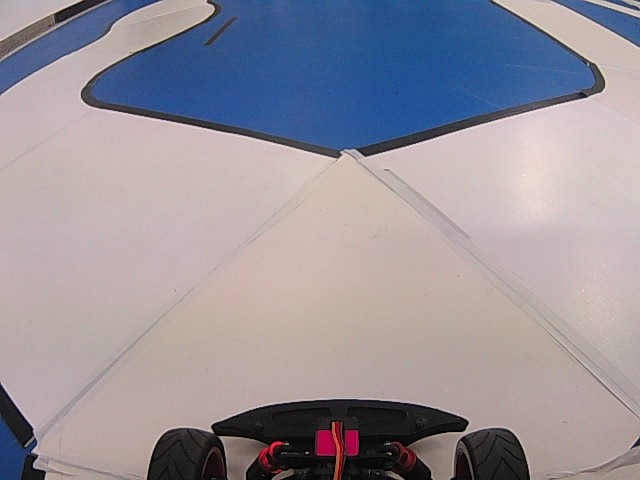
#> input picture bd_img/WIN_20231126_20_59_29_Pro.jpg, 640 x 480 px
$ python noted.py
#> lines starting #> are read from the running program, lines starting #| are printed output that depends on the picture
import cv2
import math
import numpy as np
class PIDController:
    def __init__(self, kp, ki, kd):
        self.kp = kp
        self.ki = ki
        self.kd = kd
        self.previous_error = 0
        self.integral = 0

    def update(self, error, dt):
        # 计算积分项
        self.integral += error * dt
        # 计算微分项
        derivative = (error - self.previous_error) / dt
        # 记录当前误差，用于下一次微分计算
        self.previous_error = error
        # 计算PID输出
        output = self.kp * error + self.ki * self.integral + self.kd * derivative
        return output


def check(x1,x2,y1,y2):
    k=(y2-y1)/(x2-x1)
    if k>0 and k<0.4:
        return 1
    elif k<0 and k>-0.4:
        return -1
    else:
        return False
def is_close(line1, line2, threshold):

    x1, y1, x2, y2 = line1
    x3, y3, x4, y4 = line2

    #计算两点之间的距离
    def distance(x1, y1, x2, y2):
        return math.sqrt((x2 - x1) ** 2 + (y2 - y1) ** 2)
        # return x2-x1+y2-y1

    # 计算并检查所有可能的端点对之间的距离
    if (distance(x1, y1, x3, y3) < threshold or
        distance(x1, y1, x4, y4) < threshold or
        distance(x2, y2, x3, y3) < threshold or
        distance(x2, y2, x4, y4) < threshold):
        return True

    return False

def turn_in(image):
    # 读取图片
    # image = cv2.imread('WIN_20231126_20_59_29_Pro.jpg')
    # image = cv2.imread('WIN_20231126_21_01_30_Pro.jpg')
    x_start = 0
    y_start = 50
    x_end = 640
    y_end = 320

    # 裁剪图像
    image = image[y_start:y_end, x_start:x_end]
    # 转换为灰度图像
    image = cv2.convertScaleAbs(image, alpha=1.0, beta=20)
    gray = cv2.cvtColor(image, cv2.COLOR_BGR2GRAY)


    # 应用 Canny 边缘检测

    edges = cv2.Canny(gray, 80, 220, apertureSize=3)

    # 使用 Hough 线变换
    lines = cv2.HoughLinesP(edges, 1, np.pi/180, 100, minLineLength=150, maxLineGap=60)

    # print(type(lines))
    # 绘制的空白图像
    line_image = np.copy(image) * 0

    # 检查线条
    count=0
    line_check_pos=[]
    line_check_neg=[]
    min_distance=0xffffffff
    for line in lines:
        x1, y1, x2, y2 = line[0]
        if check(x1,x2,y1,y2)==1:
            cv2.line(line_image, (x1, y1), (x2,y2), (255, 0, 0), 3)
            line_check_pos.append(line[0])
        elif check(x1,x2,y1,y2)==-1:
            cv2.line(line_image, (x1, y1), (x2,y2), (255, 0, 0), 3)
            line_check_neg.append(line[0])
    print(len(line_check_neg)+len(line_check_pos))
    line_image = cv2.addWeighted(image, 0.8, line_image, 3, 0)
    # cv2.imshow('Result', line_image)
    # cv2.waitKey(0)
    # cv2.destroyAllWindows()
    for pos in line_check_pos:
        for neg in line_check_neg:
            if is_close(pos,neg,55):
                count+=1
    print(count)
    return count>=1
# image = cv2.imread('C:/Users/fall/Pictures/Camera Roll/WIN_20231126_20_57_48_Pro.jpg.jpg')
image = cv2.imread('WIN_20231126_20_59_29_Pro.jpg')
#> image is the input picture: shape (480, 640, 3); mean B, G, R 154.7, 145.7, 151
image = cv2.resize(image,(640,320))
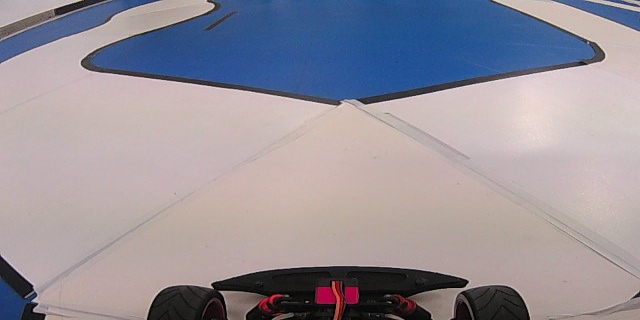
#> image: shape (320, 640, 3); mean B, G, R 154.7, 145.7, 151.1
print(turn_in(image))
#> in turn_in, `image = image[y_start:y_end, x_start:x_end]`:
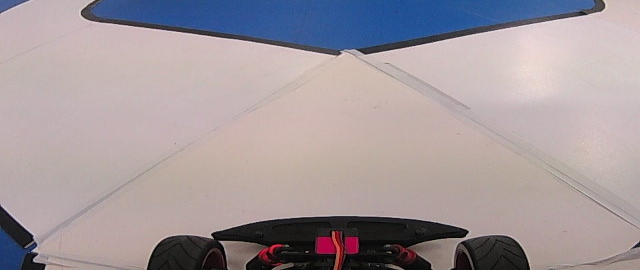
#> image: shape (270, 640, 3); mean of channels 0, 1, 2 156.5, 152.5, 162.8; drawn as B, G, R
#> in turn_in, `gray = cv2.cvtColor(image, cv2.COLOR_BGR2GRAY)`:
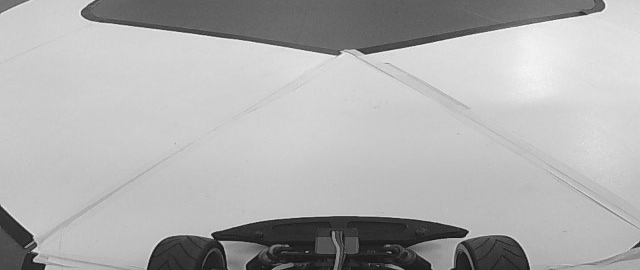
#> gray: shape (270, 640); min 20, max 249, mean 176
#> in turn_in, `edges = cv2.Canny(gray, 80, 220, apertureSize=3)`:
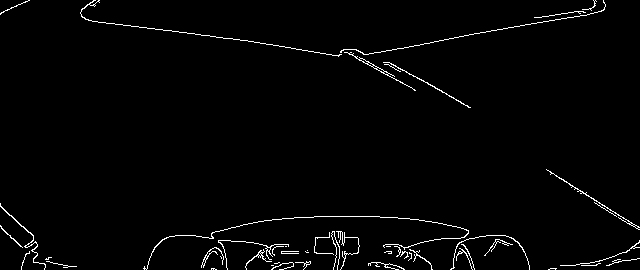
#> edges: shape (270, 640); 1.9% white in thin lines or dots
#> in turn_in, `lines = cv2.HoughLinesP(edges, 1, np.pi/180, 100, minLineLength=150, m..`: lines = [[84, 18, 359, 57], [352, 55, 601, 11]]
#> in turn_in, `line_image = np.copy(image) * 0`: line_image: shape (270, 640, 3); every value is 0
#> the loop in turn_in, `for line in lines:` made 2 passes
#> (x1, y1, x2, y2) on passes 1 to 2: (84, 18, 359, 57), (352, 55, 601, 11)
#> after the loop in turn_in, `for line in lines:`:
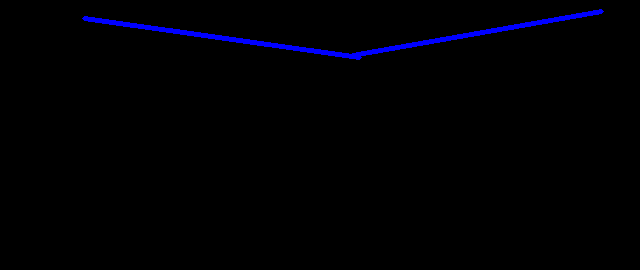
#> line_image: shape (270, 640, 3); mean of channels 0, 1, 2 3.8, 0, 0; drawn as B, G, R
#> after the loop in turn_in, `for line in lines:`: line_check_neg = [[352, 55, 601, 11]]; line_check_pos = [[84, 18, 359, 57]]
#| 2
#> in turn_in, `line_image = cv2.addWeighted(image, 0.8, line_image, 3, 0)`:
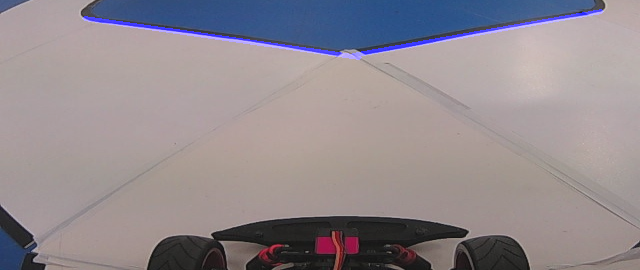
#> line_image: shape (270, 640, 3); mean of channels 0, 1, 2 143.3, 138, 146.2; drawn as B, G, R
#> the loop in turn_in, `for pos in line_check_pos:` made 1 pass
#> after the loop in turn_in, `for pos in line_check_pos:`: count = 1
#| 1
#| True
# print(count)

def  turn_out():
    pass
# [90 lines of commented-out code are left out]

$ run again, with bd_img/WIN_20231126_21_01_30_Pro.jpg copied over bd_img/WIN_20231126_20_59_29_Pro.jpg
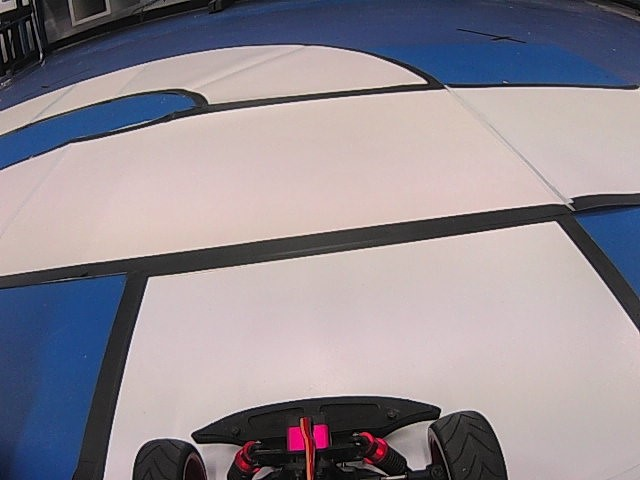
#> input picture bd_img/WIN_20231126_21_01_30_Pro.jpg, 640 x 480 px
#> image is the input picture: shape (480, 640, 3); mean B, G, R 147.1, 139.1, 145.8
#> edges: shape (270, 640); 3.1% white in thin lines or dots
#> lines = [[0, 134, 290, 108], [2, 133, 619, 79], [126, 137, 371, 115], [422, 5, 637, 9], [296, 17, 530, 5], [192, 21, 437, 4], [126, 136, 476, 105], [131, 32, 339, 14]]
#> the loop in turn_in, `for line in lines:` made 8 passes
#> (x1, y1, x2, y2) on passes 1 to 8: (0, 134, 290, 108), (2, 133, 619, 79), (126, 137, 371, 115), (422, 5, 637, 9), (296, 17, 530, 5), (192, 21, 437, 4), (126, 136, 476, 105), (131, 32, 339, 14)
#> after the loop in turn_in, `for line in lines:`:
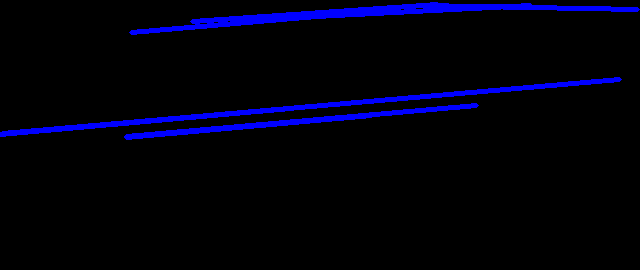
#> line_image: shape (270, 640, 3); mean of channels 0, 1, 2 13.4, 0, 0; drawn as B, G, R
#> after the loop in turn_in, `for line in lines:`: line_check_neg = [[0, 134, 290, 108], [2, 133, 619, 79], [126, 137, 371, 115], [296, 17, 530, 5], [192, 21, 437, 4], [126, 136, 476, 105], [131, 32, 339, 14]]; line_check_pos = [[422, 5, 637, 9]]
#| 8
#> in turn_in, `line_image = cv2.addWeighted(image, 0.8, line_image, 3, 0)`:
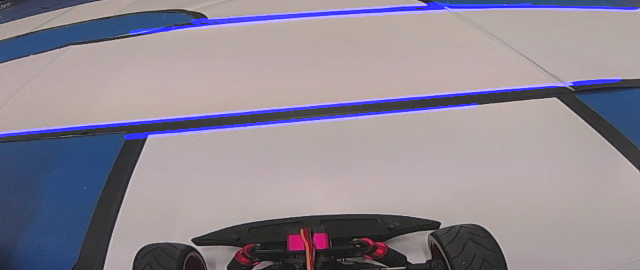
#> line_image: shape (270, 640, 3); mean of channels 0, 1, 2 148.4, 136.8, 144.4; drawn as B, G, R
#> the loop in turn_in, `for pos in line_check_pos:` made 1 pass
#> after the loop in turn_in, `for pos in line_check_pos:`: count = 1
#| 1
#| True

$ run again, with bd_img/WIN_20231126_20_57_42_Pro.jpg copied over bd_img/WIN_20231126_20_59_29_Pro.jpg
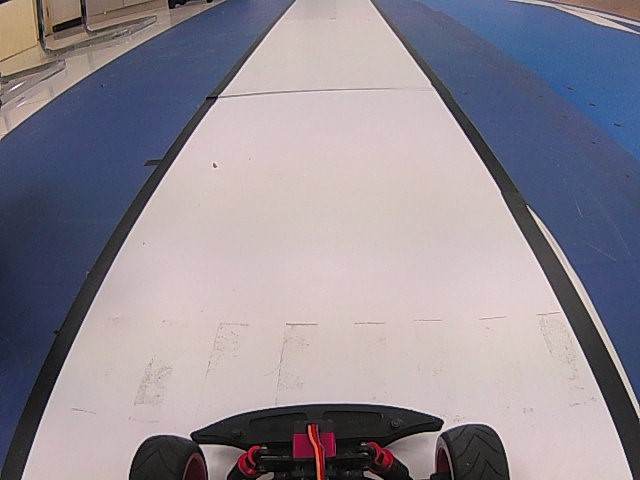
#> input picture bd_img/WIN_20231126_20_57_42_Pro.jpg, 640 x 480 px
#> image is the input picture: shape (480, 640, 3); mean B, G, R 147.7, 138.4, 144.9
#> in turn_in, `edges = cv2.Canny(gray, 80, 220, apertureSize=3)`:
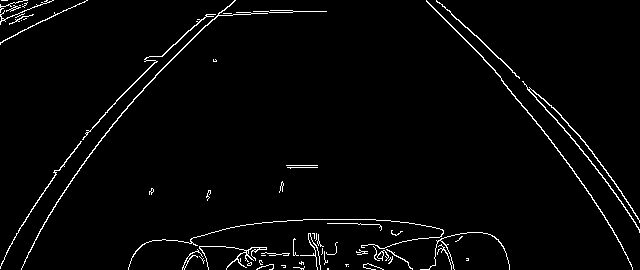
#> edges: shape (270, 640); 2.5% white in thin lines or dots
#> lines = [[451, 14, 579, 178]]
#> the loop in turn_in, `for line in lines:` made 1 pass
#> (x1, y1, x2, y2) on pass 1: (451, 14, 579, 178)
#> after the loop in turn_in, `for line in lines:`: line_check_neg = []
#| 0
#> in turn_in, `line_image = cv2.addWeighted(image, 0.8, line_image, 3, 0)`:
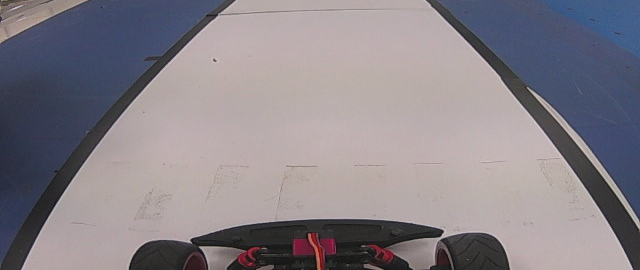
#> line_image: shape (270, 640, 3); mean of channels 0, 1, 2 136.1, 129.2, 135.4; drawn as B, G, R
#> after the loop in turn_in, `for pos in line_check_pos:`: count = 0
#| 0
#| False
